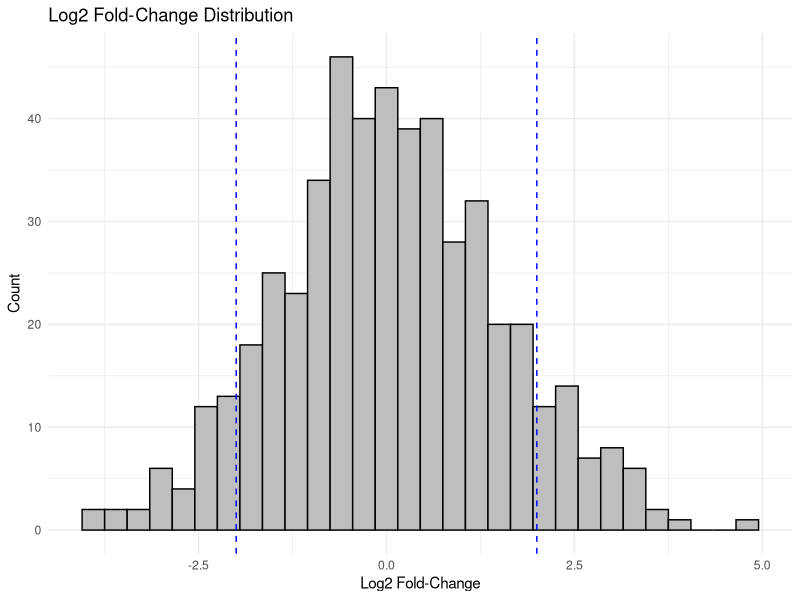

This chart was generated by the following R code: (Note: this script raises an error after producing the figure.)
# 加载必要的 R 包
library(ggplot2)
library(pheatmap)

# 生成模拟数据（log2 fold-change）
set.seed(123)
n <- 500  # 模拟500个sgRNA
log2FC <- rnorm(n, mean=0, sd=1.5)  # 正态分布模拟log2FC
sgRNA_labels <- paste0("sg", 1:n)  # 生成sgRNA标签

# 设定显著性阈值
neg_threshold <- -2
pos_threshold <- 2

# 直方图部分（Log2FC 分布）
p1 <- ggplot(data.frame(log2FC), aes(x = log2FC)) +
  geom_histogram(binwidth = 0.3, fill = "gray", color = "black") +
  geom_vline(xintercept = c(neg_threshold, pos_threshold), color = "blue", linetype = "dashed") +
  labs(title = "Log2 Fold-Change Distribution", x = "Log2 Fold-Change", y = "Count") +
  theme_minimal()

# 生成条形图数据
sgRNA_sorted <- sort(log2FC, decreasing = FALSE)  # 按log2FC排序
sgRNA_df <- data.frame(sgRNA = names(sgRNA_sorted), log2FC = sgRNA_sorted)

# 设置颜色：红色表示显著变化的sgRNA
sgRNA_df$color <- ifelse(sgRNA_df$log2FC < neg_threshold | sgRNA_df$log2FC > pos_threshold, "red", "gray")

# 条形图 (Barcode plot)
p2 <- ggplot(sgRNA_df, aes(x = sgRNA, y = log2FC, color = color)) +
  geom_segment(aes(xend = sgRNA, yend = 0), size = 0.5) +
  scale_color_manual(values = c("gray" = "gray", "red" = "red")) +
  labs(title = "sgRNA Selection Barcode Plot", x = "sgRNA", y = "Log2 Fold-Change") +
  theme_minimal() +
  theme(axis.text.x = element_blank(), axis.ticks.x = element_blank(), legend.position = "none")

# 显示两个图
library(gridExtra)
grid.arrange(p1, p2, nrow = 2)